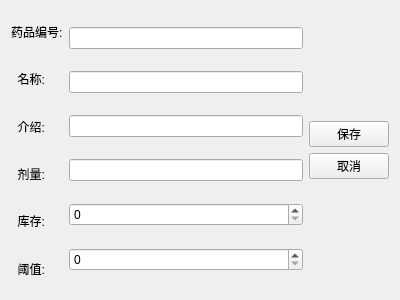
<?xml version="1.0" encoding="UTF-8"?>
<ui version="4.0">
 <class>RecordEditView</class>
 <widget class="QWidget" name="RecordEditView">
  <property name="geometry">
   <rect>
    <x>0</x>
    <y>0</y>
    <width>400</width>
    <height>300</height>
   </rect>
  </property>
  <property name="windowTitle">
   <string>Form</string>
  </property>
  <layout class="QGridLayout" name="gridLayout_2">
   <item row="0" column="0">
    <layout class="QHBoxLayout" name="horizontalLayout_4">
     <item>
      <layout class="QVBoxLayout" name="verticalLayout_9">
       <item>
        <widget class="QLabel" name="label_25">
         <property name="text">
          <string>药品编号:</string>
         </property>
        </widget>
       </item>
       <item>
        <widget class="QLabel" name="label_26">
         <property name="text">
          <string>  名称:</string>
         </property>
        </widget>
       </item>
       <item>
        <widget class="QLabel" name="label_27">
         <property name="text">
          <string>  介绍:</string>
         </property>
        </widget>
       </item>
       <item>
        <widget class="QLabel" name="label_28">
         <property name="text">
          <string>  剂量:</string>
         </property>
        </widget>
       </item>
       <item>
        <widget class="QLabel" name="label_29">
         <property name="text">
          <string>  库存:</string>
         </property>
        </widget>
       </item>
       <item>
        <widget class="QLabel" name="label_30">
         <property name="text">
          <string>  阈值:</string>
         </property>
        </widget>
       </item>
      </layout>
     </item>
     <item>
      <layout class="QVBoxLayout" name="verticalLayout_10">
       <item>
        <widget class="QLineEdit" name="drugId"/>
       </item>
       <item>
        <widget class="QLineEdit" name="drugName"/>
       </item>
       <item>
        <widget class="QLineEdit" name="description"/>
       </item>
       <item>
        <widget class="QLineEdit" name="dosage"/>
       </item>
       <item>
        <widget class="QSpinBox" name="stockQuantity"/>
       </item>
       <item>
        <widget class="QSpinBox" name="threshold"/>
       </item>
      </layout>
     </item>
    </layout>
   </item>
   <item row="0" column="1">
    <layout class="QGridLayout" name="gridLayout">
     <item row="1" column="0">
      <widget class="QPushButton" name="btnSaverecordEdit">
       <property name="text">
        <string>保存</string>
       </property>
      </widget>
     </item>
     <item row="2" column="0">
      <widget class="QPushButton" name="btnCancelRecordEdit">
       <property name="text">
        <string>取消</string>
       </property>
      </widget>
     </item>
     <item row="3" column="0">
      <spacer name="verticalSpacer_6">
       <property name="orientation">
        <enum>Qt::Orientation::Vertical</enum>
       </property>
       <property name="sizeHint" stdset="0">
        <size>
         <width>20</width>
         <height>40</height>
        </size>
       </property>
      </spacer>
     </item>
     <item row="0" column="0">
      <spacer name="verticalSpacer_5">
       <property name="orientation">
        <enum>Qt::Orientation::Vertical</enum>
       </property>
       <property name="sizeHint" stdset="0">
        <size>
         <width>20</width>
         <height>40</height>
        </size>
       </property>
      </spacer>
     </item>
    </layout>
   </item>
  </layout>
 </widget>
 <resources/>
 <connections/>
</ui>
